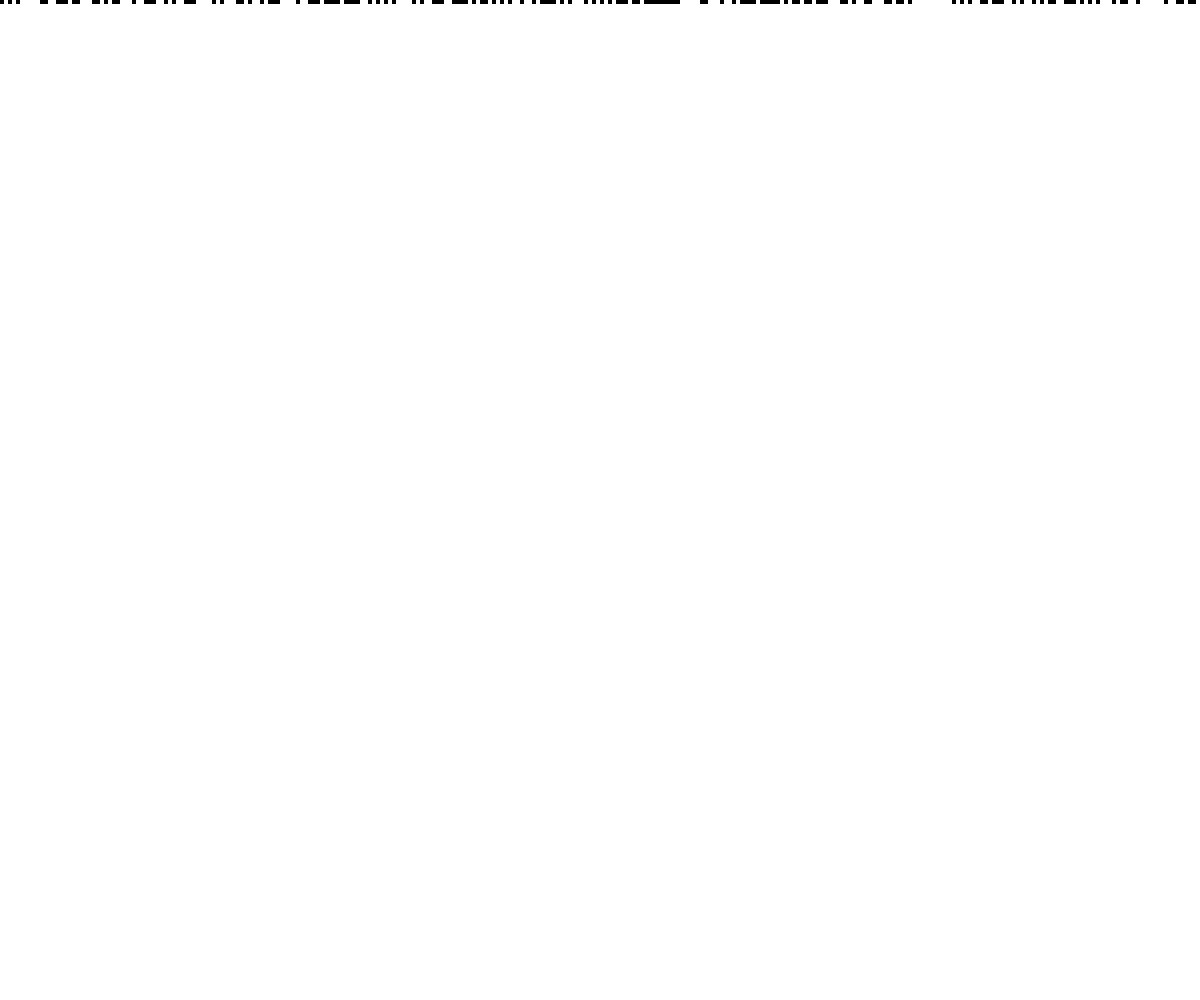
Frame 1 (no input)
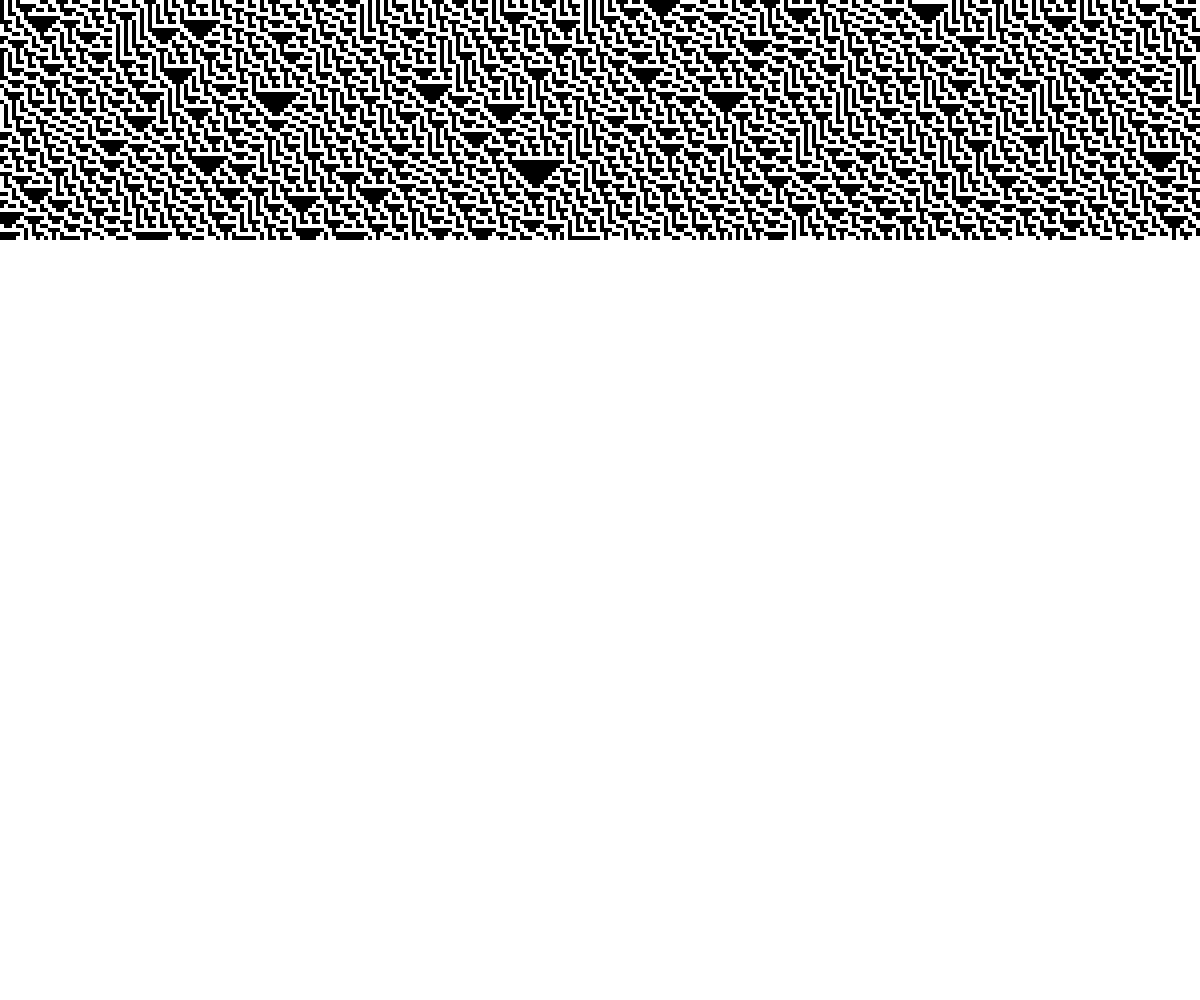
Frame 60 (no input)
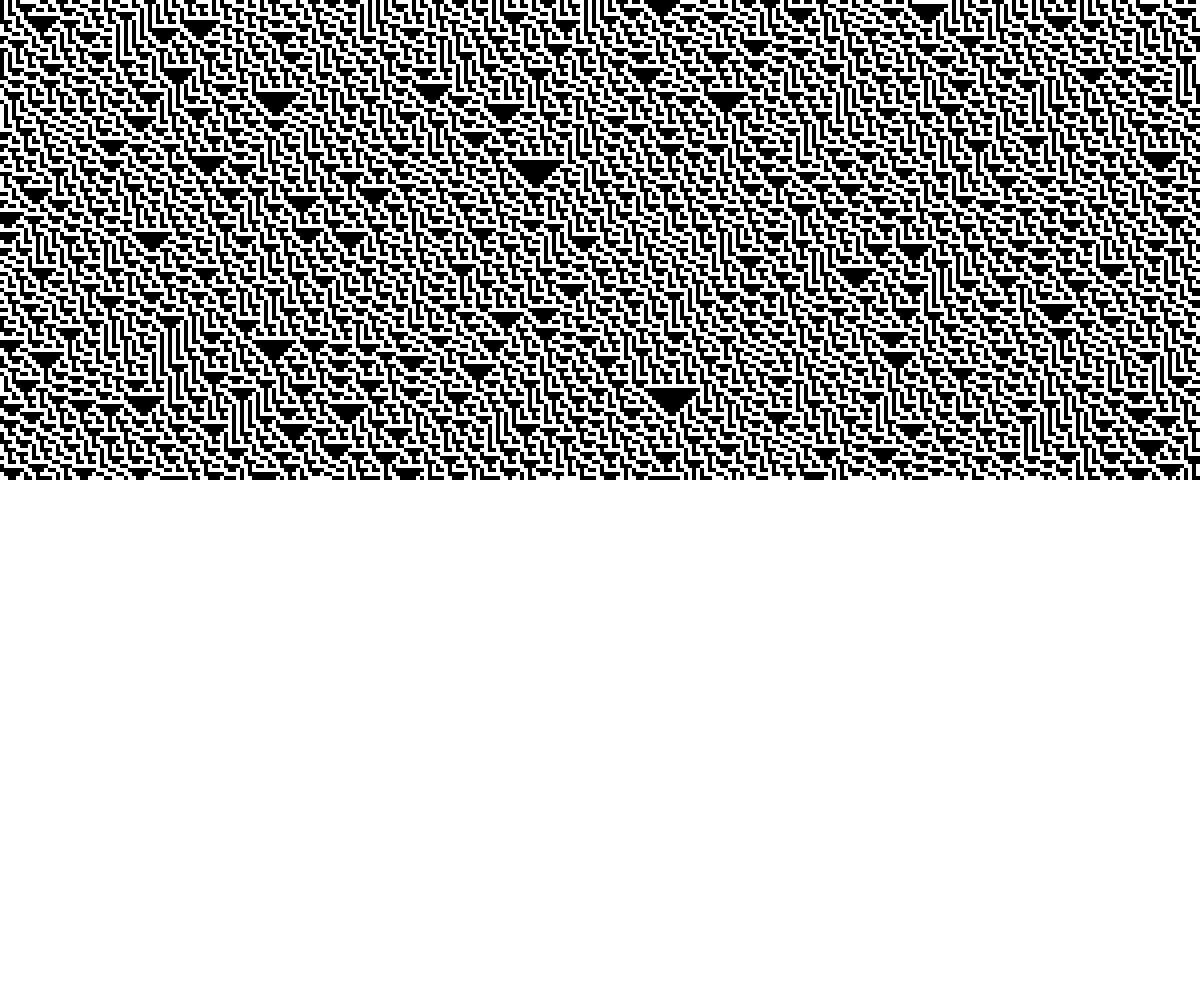
Frame 120 (the mouse pressed at the canvas centre since frame 60)

The p5.js sketch that drew these frames (run headless with seeded random() and noise() and a simulated clock; from frame 60 on, the mouse is pressed at the canvas centre):

// p5.js sketch
// ── sketch.js
let cells = [];
let w = 4;
let rule_value = 149;
let rule_set;
let y = 0;

let sw = window.innerWidth;
let sh = window.innerHeight;

function setup() {
  createCanvas(sw, sh);

  rule_set = rule_value.toString(2);
  while (rule_set.length < 8) {
    rule_set = "0" + rule_set;
  }

  let total = width / w;
  for (let i = 0; i < total; i++) {
    // cells[i] = 0;
    cells[i] = floor(random(2));
  }
  // cells[floor(total / 2)] = 1;
  background(255);
}

function draw() {
  for (let i = 0; i < cells.length; i++) {
    let x = i * w;
    noStroke();
    fill(255 - cells[i] * 255);
    square(x, y, w);
  }

  y += w;

  let next_cells = [];

  let len = cells.length;
  for (let i = 0; i < cells.length; i++) {
    let left = cells[(i - 1 + len) % len];
    let right = cells[(i + 1 + len) % len];
    let state = cells[i];
    let new_state = calculate_state(left, state, right);
    next_cells[i] = new_state;
  }
  cells = next_cells;
}

function calculate_state(a, b, c) {
  let neighborhood = "" + a + b + c;
  let value = 7 - parseInt(neighborhood, 2);
  return rule_set[value];
}
